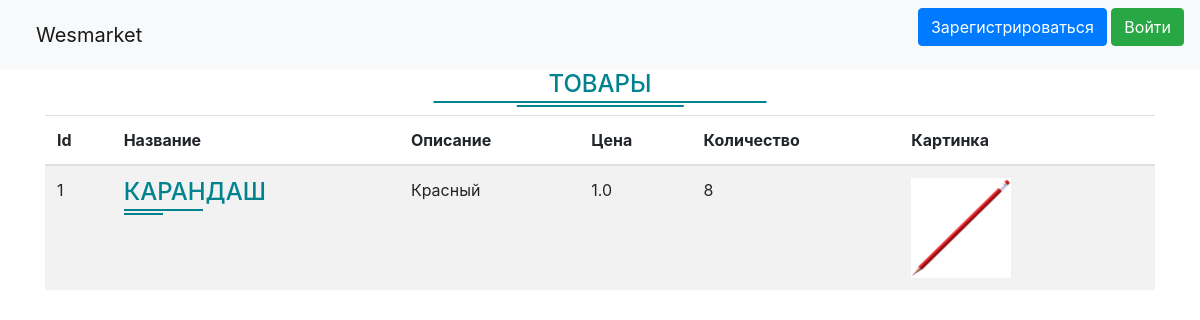
/, run on an earlier commit of the app's database.
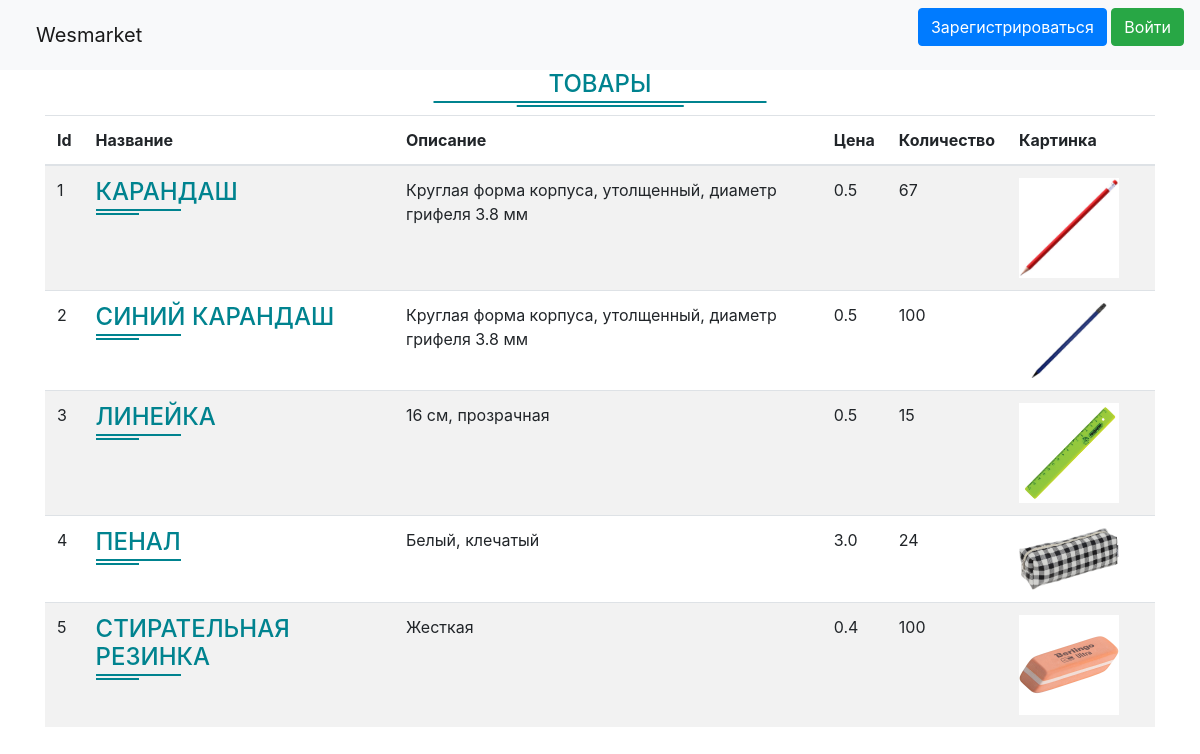
And on a later commit of the database.
### data/items.py (models this page shows, shortened)
class Item(SqlAlchemyBase, SerializerMixin):
    __tablename__ = 'item'
    id = sqlalchemy.Column(sqlalchemy.Integer, primary_key=True, autoincrement=True)
    name = sqlalchemy.Column(sqlalchemy.String, nullable=True)
    description = sqlalchemy.Column(sqlalchemy.String, nullable=True)
    price = sqlalchemy.Column(sqlalchemy.Float, nullable=True)
    img = sqlalchemy.Column(sqlalchemy.String, nullable=True)
    quantity = sqlalchemy.Column(sqlalchemy.Integer, nullable=True)

### main.py (the view)
@app.route('/')
def base():
    items = db_sess.query(Item).all()
    return render_template('main.html', title='Главная', item_list=items, css=url_for('static', filename='css/main.css'))

### templates/main.html (shortened to what this page needs)
{% extends "base.html" %}
{% block content %}
<div align="center" class="header-h1">
  <h1>Товары</h1>
</div>
{% if item_list %}
<table class="table table-striped">
                <thead class="thead-inverse">
                        <tr><th>Id</th><th>Название</th><th>Описание</th><th>Цена</th><th>Количество</th><th>Картинка</th><th> </th></tr>
                </thead>
        {% for item in item_list %}
        <tr><td>{{ item.id }}</td><td><div class="header-h1 header-h1-left"><h1>{{ item.name }}</h1></div></td><td>{{ item.description }}</td><td>{{ item.price }}</td><td>{{ item.quantity }}</td><td><img src="/static/img/{{ item.img }}" width="100"></td>
        {% if current_user.is_authenticated and current_user.moder %}
                <td>
                 <a href="/buy/{{ item.id }}" class="btn btn-success">Оформить заказ</a>
                <a href="/edit/{{ item.id }}" class="btn btn-outline-warning">Редактировать</a>
                <a href="/delete/{{ item.id }}" class="btn btn-outline-danger">Удалить</a>
                </td>
        {% elif current_user.is_authenticated %}
                <td><a href="/buy/{{ item.id }}" class="btn btn-success">Оформить заказ</a></td>
        {% else %}
                <td> </td>
        {% endif %}
        </tr>
        {% endfor %}
</table>
{% endif %}
{% endblock %}

### templates/base.html (shortened to what this page needs)
<!doctype html>
<html lang="en">
<head>
    <link rel="stylesheet"
          href="https://stackpath.bootstrapcdn.com/bootstrap/4.4.1/css/bootstrap.min.css"
>
</head>
<body>
<header>
    <nav class="navbar navbar-light bg-light">
        <a class="navbar-brand" href="/">&#12288Wesmarket</a>
        {% if current_user.is_authenticated %}
            <div class="dropdown">
                <a class="navbar-brand" type="button" id="dropdownMenuButton1" data-bs-toggle="dropdown" aria-expanded="false">
                    {{ current_user.name }}&#12288
                </a>
                <ul class="dropdown-menu" aria-labelledby="dropdownMenuButton1">
                    <li><a class="dropdown-item" href="/profile">Профиль</a></li>
                    <li><a class="dropdown-item" href="/logout">Выйти</a></li>
                </ul>
            </div>
    {% else %}
    <p>
        <a class="btn btn-primary " href="/register">Зарегистрироваться</a>
        <a class="btn btn-success" href="/login">Войти</a>
    </p>
    {% endif %}
    </nav>
</header>
<main role="main" class="container">
    {% block content %}
    {% endblock %}
</main>
</body>
</html>

### templates/main.html (style rules this page uses)
.header-h1 h1 { position: relative; padding-bottom: .5rem; font-size: 1.5rem; text-transform: uppercase; text-align: center; color: #00838f; }
.header-h1 h1::before { content: ""; position: absolute; border-bottom: 2px solid #00838f; bottom: .25rem; left: 50%; width: 30%; transform: translateX(-50%); }
.header-h1 h1::after { content: ""; position: absolute; border-bottom: 2px solid #00838f; bottom: 0; left: 50%; width: 15%; transform: translateX(-50%); }
.header-h1-left h1 { text-align: left; }
.header-h1-left h1::before, .header-h1-left h1::after { left: 0; transform: translateX(0); }

What changed in the data, as far as the page shows it:
changed Item "КАРАНДАШ": description "Красный" → "Круглая форма корпуса, утолщенный, диаметр грифеля 3.8 мм"; price "1.0" → "0.5"; quantity "8" → "67"
added Item: id "2", name "СИНИЙ КАРАНДАШ", description "Круглая форма корпуса, утолщенный, диаметр грифеля 3.8 мм", price "0.5", quantity "100", img (picture)
added Item: id "3", name "ЛИНЕЙКА", description "16 см, прозрачная", price "0.5", quantity "15", img (picture)
added Item: id "4", name "ПЕНАЛ", description "Белый, клечатый", price "3.0", quantity "24", img (picture)
added Item: id "5", name "СТИРАТЕЛЬНАЯ РЕЗИНКА", description "Жесткая", price "0.4", quantity "100", img (picture)
